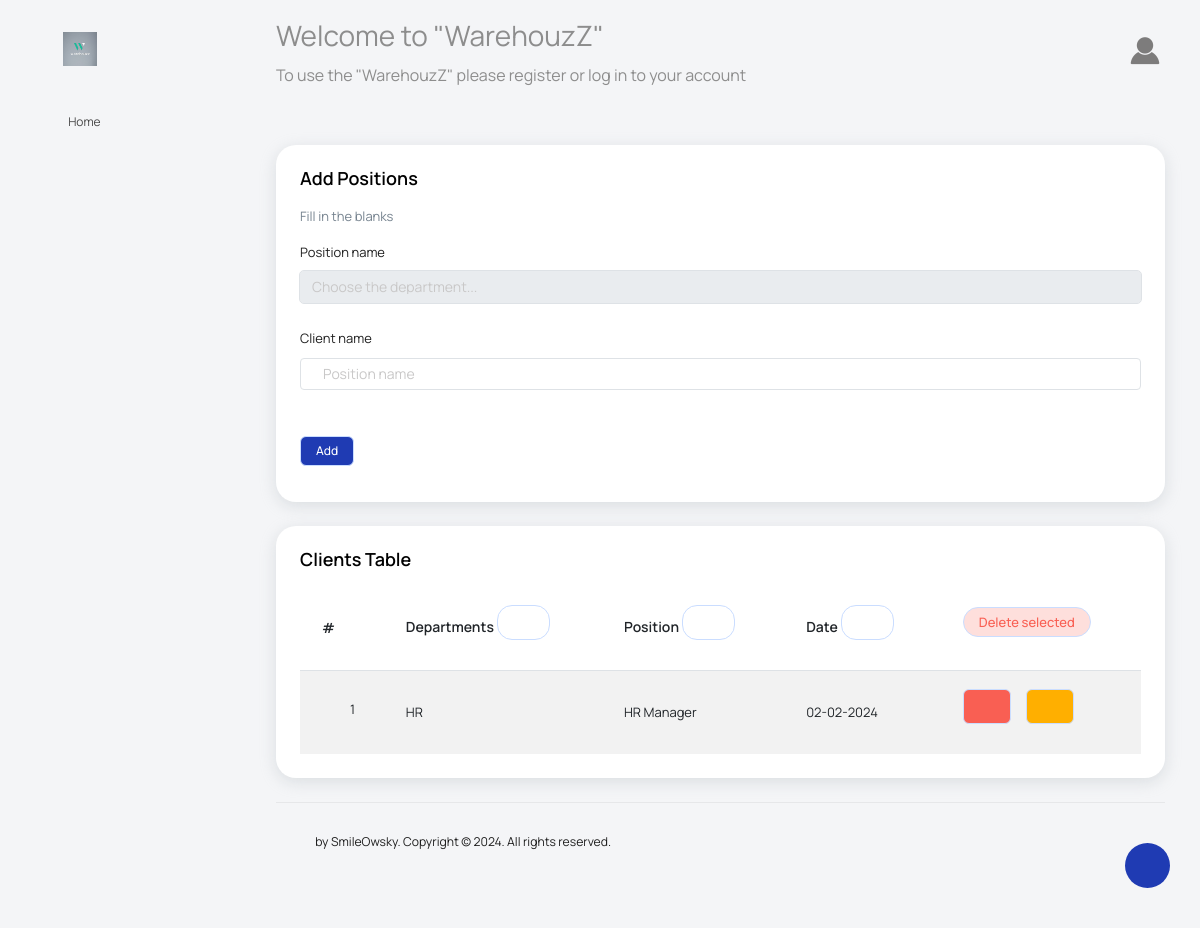
The app's page /positions, older data.
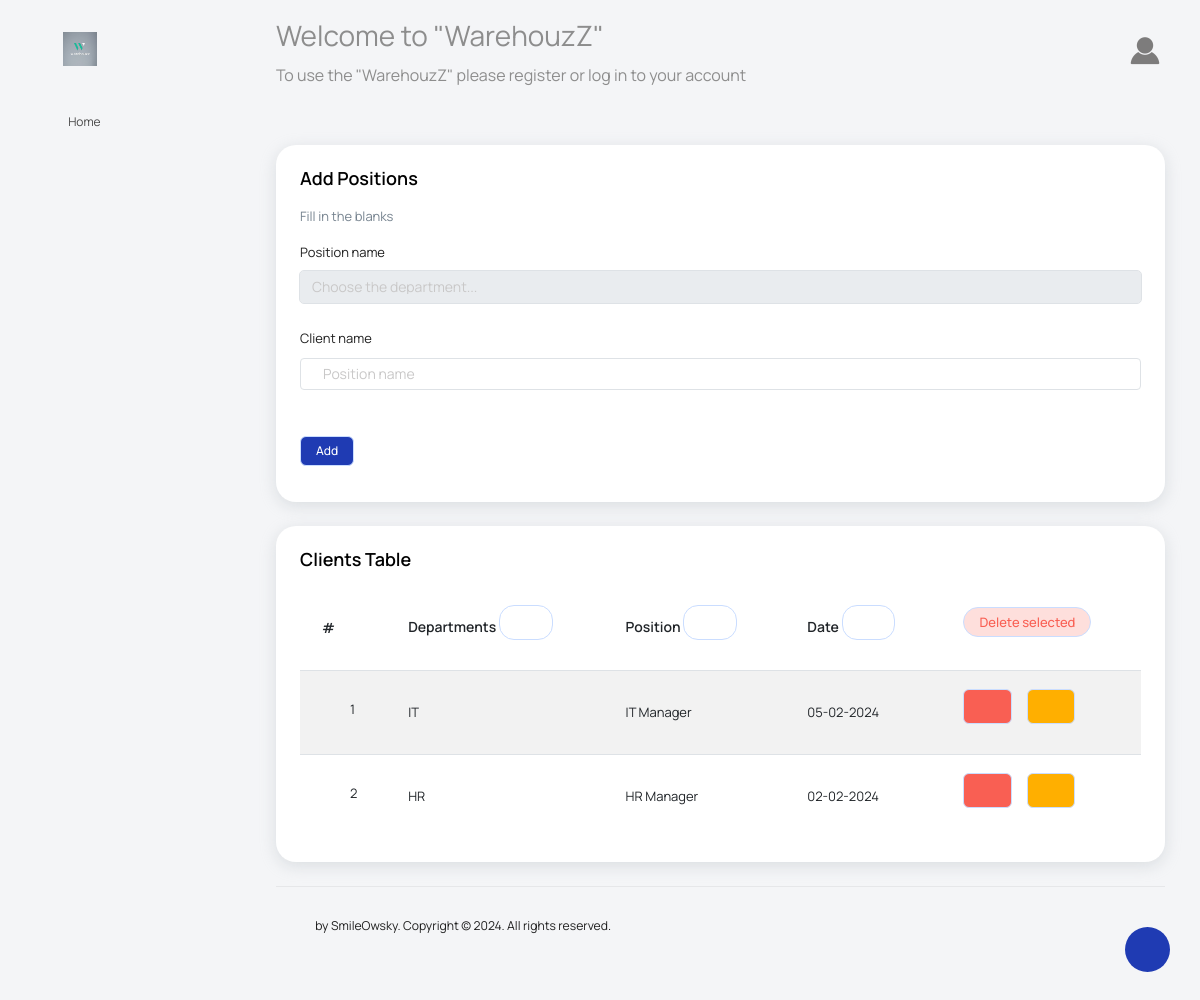
The same page, newer data.
### main/models.py (models this page shows)
class Positions(models.Model):
    dep_id = models.ForeignKey(Departments, on_delete=models.CASCADE)
    positions = models.CharField(max_length=20)
    date = models.DateField(auto_now=True)

class Departments(models.Model):
    department_name = models.CharField(max_length=20)
    date = models.DateField(auto_now=True)

### main/views.py (the view, shortened to what this page needs)
# urls.py: path('positions', views.positions, name='positions'),
def positions(request):
    data = ''
    number = ''
    del_all = []
    if 'delete_all' in request.POST:
        del_all = request.POST.getlist('x[]')
        if not del_all:
            messages.info(request, "Please select to delete.",
                          extra_tags='error')
    if 'search' in request.POST:
        data = Positions.objects.filter(
            Q(position_name___contains=request.POST['question'])).order_by('-id')
    else:
        if 'order' in request.POST:
            if request.POST['order'] == 'a':
                data = Positions.objects.all().order_by('dep_id__department_name')
            elif request.POST['order'] == 'b':
                data = Positions.objects.all().order_by('-dep_id__department_name')
            elif request.POST['order'] == 'c':
                data = Positions.objects.all().order_by('positions')
            elif request.POST['order'] == 'd':
                data = Positions.objects.all().order_by('-positions')
            elif request.POST['order'] == 'e':
                data = Positions.objects.all().order_by('date')
            elif request.POST['order'] == 'f':
                data = Positions.objects.all().order_by('-date')
        else:
            data = Positions.objects.all().order_by('-id')
    number = Positions.objects.count()
    departments = Departments.objects.all().order_by('department_name')
    return render(request, 'positions.html', {'del_all': del_all, 'data': data, 'number': number, 'departments': departments})

### main/templates/positions.html (shortened to what the changed rows need)
{% extends 'main_layout.html' %}
{% block 'content' %}
<div class="row">
  <div class="col-lg-12 grid-margin stretch-card">
    <div class="card">
      <div class="card-body">
        <div class="table-responsive">
          <form method="post" action="#table">
            <table class="table table-striped" id="table">
              <thead>
                <th>#</th>
                <th>
                  Departments
                  {% if request.POST.order == 'a' %}
                  <button class="btn btn-link btn-sm" name="order" value="b"><i
                      class="mdi mdi-sort-alphabetical"></i></button>
                  {% else %}
                  <button class="btn btn-link btn-sm" name="order" value="a"><i
                      class="mdi mdi-sort-alphabetical"></i></button>
                  {% endif %}
                </th>
                <th>
                  Position
                  {% if request.POST.order == 'c' %}
                  <button class="btn btn-link btn-sm" name="order" value="d"><i
                      class="mdi mdi-sort-alphabetical"></i></button>
                  {% else %}
                  <button class="btn btn-link btn-sm" name="order" value="c"><i
                      class="mdi mdi-sort-alphabetical"></i></button>
                  {% endif %}
                </th>
                <th>
                  Date
                  {% if request.POST.order == 'e' %}
                  <button class="btn btn-link btn-sm" name="order" value="f"><i
                      class="mdi mdi-sort-numeric"></i></button>
                  {% else %}
                  <button class="btn btn-link btn-sm" name="order" value="e"><i
                      class="mdi mdi-sort-numeric"></i></button>
                  {% endif %}
                </th>
                <th><button class="btn btn-inverse-danger btn-sm" name="delete_all">Delete selected</button> </th>
              </thead>
              <tbody>
                {% for info in data %}
                <tr>
                  <td>
                    <div class="form-check form-check-info">
                      <label class="form-check-label">
                          name="x[]" value="{{info.id}}">{{forloop.counter}}
                      </label>
                    </div>
                  </td>
                  <td>{{info.dep_id.department_name}}</td>
                  <td>{{info.positions}}</td>
                  <td>{{info.date | date:'d-m-Y'}}</td>
                  <td>
                    <a class="btn btn-danger btn-round btn-md" href="{% url 'position_del' info.id %}" title="Delete"><i
                        class="mdi mdi-delete"></i></a>
                    <a class="btn btn-warning btn-round btn-md" href="{% url 'position_edit' info.id %}" title="Edit"><i
                        class="mdi mdi-grease-pencil"></i></a>
                  </td>
                </tr>
                {% endfor %}
              </tbody>
            </table>
          </form>
        </div>
      </div>
    </div>
  </div>
</div>
{% endblock %}

Row changes from the older to the newer data that the page shows:
added Positions: dep_id.department_name "IT", positions "IT Manager", date "05-02-2024"
